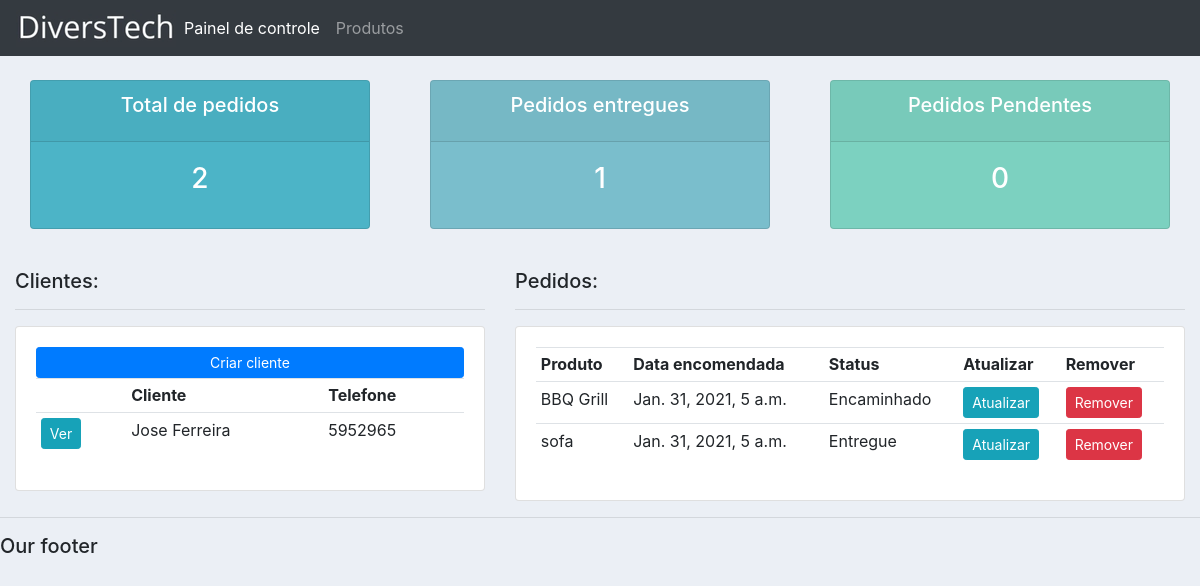
The app's page /, older data.
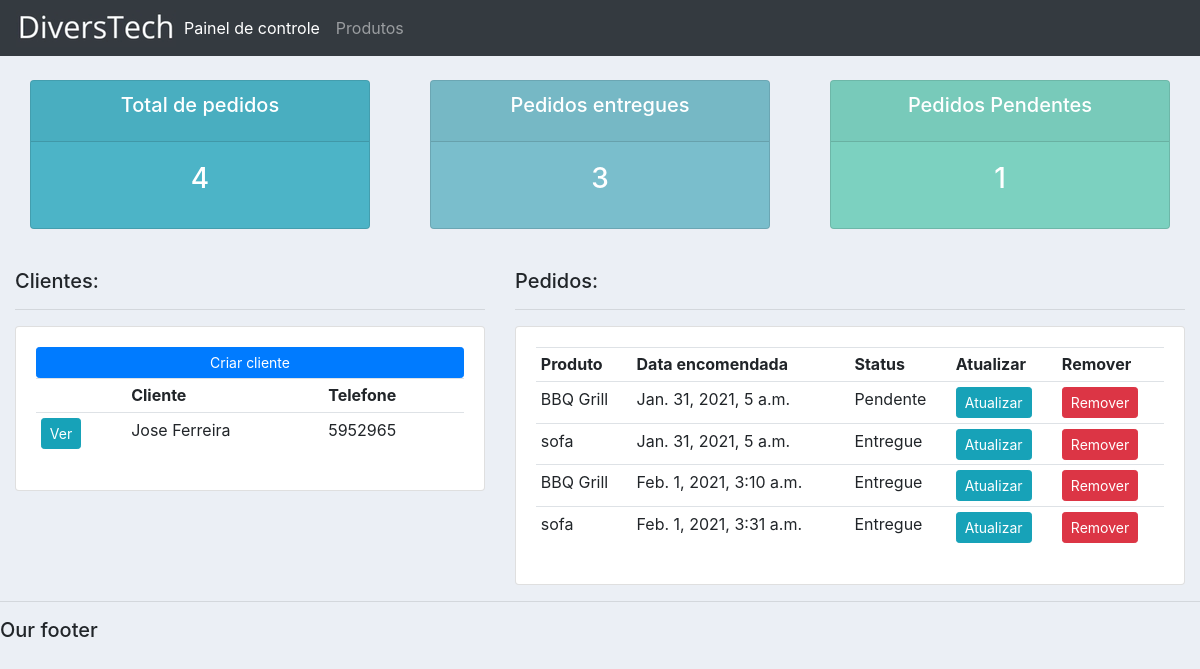
The same page, newer data.
### contas/models.py (models this page shows, shortened)
class Customer(models.Model):
	name = models.CharField(max_length=200, null=True)
	phone = models.CharField(max_length=200, null=True)
	email = models.CharField(max_length=200, null=True)
	date_created = models.DateTimeField(auto_now_add=True, null=True)

class Order(models.Model):
	STATUS = (
			('Pendente', 'Pendente'),
			('Encaminhado', 'Encaminhado'),
			('Entregue', 'Entregue'),
			)
	customer = models.ForeignKey(Customer, null=True, on_delete= models.SET_NULL)
	product = models.ForeignKey(Product, null=True, on_delete= models.SET_NULL)
	date_created = models.DateTimeField(auto_now_add=True, null=True)
	status = models.CharField(max_length=200, null=True, choices=STATUS)

class Product(models.Model):
	CATEGORY = (
			('Indoor', 'Indoor'),
			('Out Door', 'Out Door'),
			)
	name = models.CharField(max_length=200, null=True)
	price = models.FloatField(null=True)
	category = models.CharField(max_length=200, null=True, choices=CATEGORY)
	description = models.CharField(max_length=200, null=True, blank=True)
	date_created = models.DateTimeField(auto_now_add=True, null=True)
	tags = models.ManyToManyField(Tag)
	def __str__(self):
		return self.name

### contas/views.py (the view)
# urls.py: path('',views.home, name="home"),
def home(request):
    orders = Order.objects.all()
    customers = Customer.objects.all()
    total_customers = customers.count()
    total_orders = orders.count()
    delivered = orders.filter(status='Entregue').count()
    pending = orders.filter(status='Pendente').count()
    context = {'orders':orders, 'customers':customers,
    'total_orders':total_orders, 'delivered':delivered,
    'pending':pending}
    return render(request, 'contas/dashboard.html', context)

### contas/templates/contas/dashboard.html
{%  extends 'contas/main.html' %}
{% block content %}
{%  include 'contas/status.html' %}
<br>
<div class="row">
	<div class="col-md-5">
		<h5>Clientes:</h5>
		<hr>
		<div class="card card-body">
			<a class="btn btn-primary  btn-sm btn-block" href="">Criar cliente</a>
			<table class="table table-sm">
				<tr>
					<th></th>
					<th>Cliente</th>
					<th>Telefone</th>
				</tr>
				{% for customer in customers %}
					<tr>
						<td> <a class="btn btn-sm btn-info"
						href="{% url 'customer' customer.id%}"> Ver</a></td>
						<td>{{customer.name}}</td>
						<td>{{customer.phone}}</td>
					</tr>
				{% endfor %}
			</table>
		</div>
	</div>
	<div class="col-md-7">
		<h5>Pedidos:</h5>
		<hr>
		<div class="card card-body">
			<table class="table table-sm">
				<tr>
					<th>Produto</th>
					<th>Data encomendada</th>
					<th>Status</th>
					<th>Atualizar</th>
					<th>Remover</th>
				</tr>
				{% for order in orders%}
					<tr>
						<td>{{order.product}}</td>
						<td>{{order.date_created}}</td>
						<td>{{order.status}}</td>
						<td><a class="btn btn-sm btn-info" href="{% url 'update_order' order.id%}">Atualizar</a></td>
						<td><a class="btn btn-sm btn-danger" href="{% url 'delete_order' order.id%}">Remover</a></td>
					</tr>
				{% endfor %}
			</table>
		</div>
	</div>
</div>
{% endblock %}

Row changes from the older to the newer data that the page shows:
changed Order: status "Encaminhado" → "Pendente"
added Order: product "BBQ Grill", date_created "Feb. 1, 2021, 3:10 a.m.", status "Entregue"
added Order: product "sofa", date_created "Feb. 1, 2021, 3:31 a.m.", status "Entregue"
Text that changed along with them:
{{ total_orders }}: "2" → "4"
{{ delivered }}: "1" → "3"
{{ pending }}: "0" → "1"
